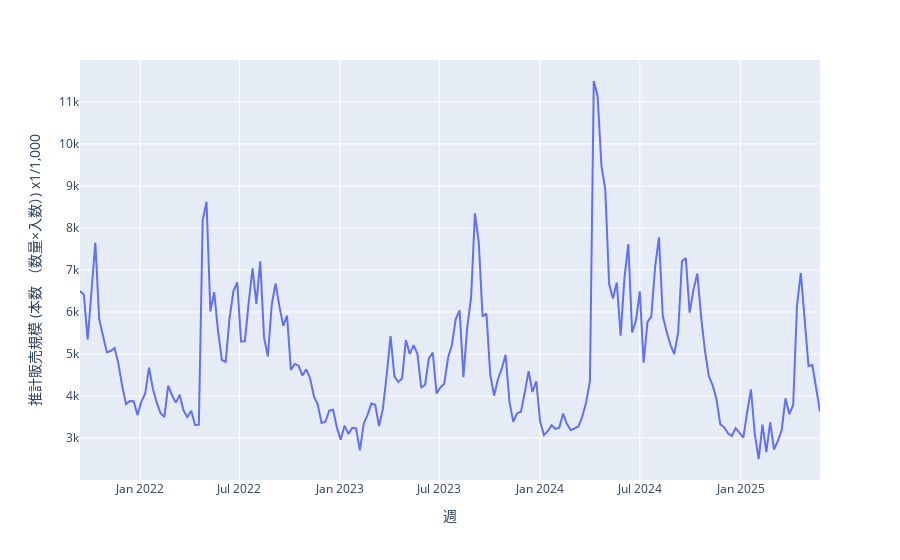

This figure's notebook cell:
### Markdown cell above
## 目的変数の推移

### Code cell
TARGET_COL = "推計販売規模 (本数 （数量×入数）) x1/1,000"
px.line(df_raw, x="週", y=TARGET_COL)

### Figure 1 — Plotly figure (JSON) as saved in the notebook; plotly's stock layout.template omitted (floating-point values rounded to 4 significant figures; data arrays with more than 128 entries replaced by an {"elided": "..."} marker saying what was removed)
{"data": [{"hovertemplate": "週=%{x}<br>推計販売規模 (本数 （数量×入数）) x1/1,000=%{y}<extra></extra>", "legendgroup": "", "line": {"color": "#636efa", "dash": "solid"}, "marker": {"symbol": "circle"}, "mode": "lines", "name": "", "orientation": "v", "showlegend": false, "type": "scatter", "x": {"elided": "194 str values"}, "xaxis": "x", "y": {"elided": "194 int values"}, "yaxis": "y"}], "layout": {"legend": {"tracegroupgap": 0}, "margin": {"t": 60}, "xaxis": {"anchor": "y", "domain": [0, 1], "title": {"text": "週"}}, "yaxis": {"anchor": "x", "domain": [0, 1], "title": {"text": "推計販売規模 (本数 （数量×入数）) x1/1,000"}}}}
